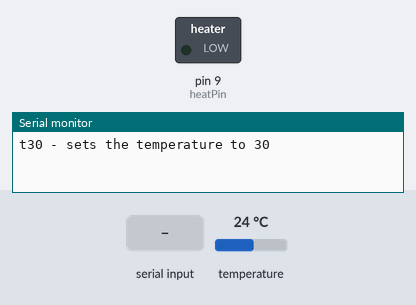
Bench run of a sketch on a simulated Arduino Uno, built with avr-gcc and run on an emulated ATmega328P. On the bench: switched loads named in the sketch (green lamp = pin HIGH), the last lines printed to the serial monitor. Inputs (shaded band) come from the test bench; at power-on: temperature 24 °C.

Above: at 1.2 s.
1.3 s: "t90\n" received over Serial
At 3.6 s:
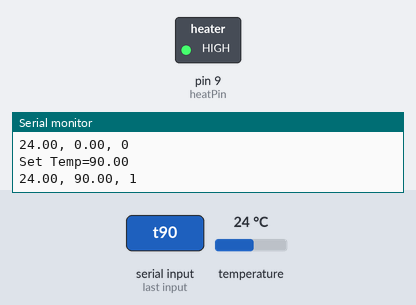
4.2 s: "t" received over Serial
At 7.6 s:
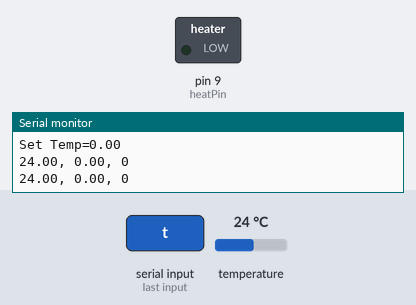
8.0 s: "t,45\n" received over Serial
At 10.0 s:
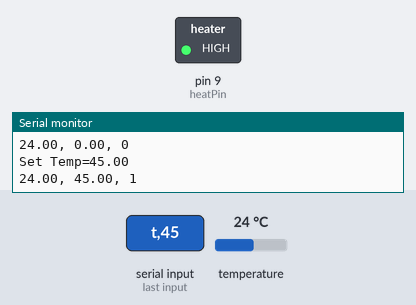
Timing chart, 0 to 11.5 s (numbered marks = the images above; inputs shaded):
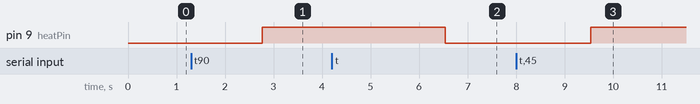

The sketch:

simple_thermostat.ino
```cpp
#include <OneWire.h>
#include <DallasTemperature.h>

const int tempPin = 2;     // (1)
const int heatPin = 9;
const long period = 1000;  // (2)

OneWire oneWire(tempPin);  // (3)
DallasTemperature sensors(&oneWire);

float setTemp = 0.0;       // (4)
long lastSampleTime = 0;

void setup() {
  pinMode(heatPin, OUTPUT);
  Serial.begin(9600);
  Serial.println("t30 - sets the temperature to 30");
  sensors.begin();        // (5)
}

void loop() {
  if (Serial.available()) {     // (6)
    char command = Serial.read();
    if (command == 't') {
      setTemp = Serial.parseInt();
      Serial.print("Set Temp=");
      Serial.println(setTemp);
    }
  }
  long now = millis();         // (7)
  if (now > lastSampleTime + period) {
    lastSampleTime = now;
    float measuredTemp = readTemp();    // (8)
    float error = setTemp - measuredTemp;
    Serial.print(measuredTemp);
    Serial.print(", ");
    Serial.print(setTemp);
    if (error > 0) {                    // (9)
        digitalWrite(heatPin, HIGH);
        Serial.println(", 1");
    }
    else {
      digitalWrite(heatPin, LOW);
      Serial.println(", 0");
    }
  }
}

float readTemp() {     // (10)
  sensors.requestTemperatures();
  return sensors.getTempCByIndex(0);
}
```

Measured:
- after the input at 1.3 s, pin 9 (heatPin): LOW → HIGH after 1.5 s
- after the input at 4.2 s, pin 9 (heatPin): HIGH → LOW after 2.3 s
- after the input at 8.0 s, pin 9 (heatPin): LOW → HIGH after 1.5 s
